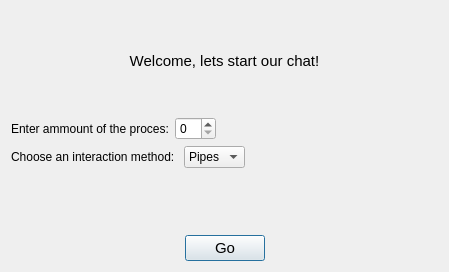
<?xml version="1.0" encoding="UTF-8"?>
<ui version="4.0">
 <class>Dialog</class>
 <widget class="QDialog" name="Dialog">
  <property name="geometry">
   <rect>
    <x>0</x>
    <y>0</y>
    <width>449</width>
    <height>272</height>
   </rect>
  </property>
  <property name="windowTitle">
   <string>Dialog</string>
  </property>
  <layout class="QGridLayout" name="gridLayout">
   <item row="1" column="0">
    <widget class="QLabel" name="label">
     <property name="font">
      <font>
       <pointsize>11</pointsize>
      </font>
     </property>
     <property name="text">
      <string>Welcome, lets start our chat!</string>
     </property>
     <property name="alignment">
      <set>Qt::AlignCenter</set>
     </property>
    </widget>
   </item>
   <item row="7" column="0">
    <layout class="QHBoxLayout" name="horizontalLayout_2">
     <item>
      <spacer name="horizontalSpacer_3">
       <property name="orientation">
        <enum>Qt::Horizontal</enum>
       </property>
       <property name="sizeHint" stdset="0">
        <size>
         <width>40</width>
         <height>20</height>
        </size>
       </property>
      </spacer>
     </item>
     <item>
      <widget class="QPushButton" name="b_start">
       <property name="font">
        <font>
         <pointsize>11</pointsize>
        </font>
       </property>
       <property name="text">
        <string>Go</string>
       </property>
      </widget>
     </item>
     <item>
      <spacer name="horizontalSpacer_4">
       <property name="orientation">
        <enum>Qt::Horizontal</enum>
       </property>
       <property name="sizeHint" stdset="0">
        <size>
         <width>40</width>
         <height>20</height>
        </size>
       </property>
      </spacer>
     </item>
    </layout>
   </item>
   <item row="3" column="0">
    <layout class="QHBoxLayout" name="horizontalLayout">
     <item>
      <widget class="QLabel" name="label_2">
       <property name="text">
        <string>Enter ammount of the proces:</string>
       </property>
      </widget>
     </item>
     <item>
      <widget class="QSpinBox" name="sB_prAmmount"/>
     </item>
     <item>
      <spacer name="horizontalSpacer">
       <property name="orientation">
        <enum>Qt::Horizontal</enum>
       </property>
       <property name="sizeHint" stdset="0">
        <size>
         <width>40</width>
         <height>20</height>
        </size>
       </property>
      </spacer>
     </item>
    </layout>
   </item>
   <item row="4" column="0">
    <layout class="QHBoxLayout" name="horizontalLayout_3">
     <item>
      <widget class="QLabel" name="label_3">
       <property name="text">
        <string>Choose an interaction method: </string>
       </property>
      </widget>
     </item>
     <item>
      <widget class="QComboBox" name="cB_itMethod">
       <item>
        <property name="text">
         <string>Pipes</string>
        </property>
       </item>
      </widget>
     </item>
     <item>
      <spacer name="horizontalSpacer_2">
       <property name="orientation">
        <enum>Qt::Horizontal</enum>
       </property>
       <property name="sizeHint" stdset="0">
        <size>
         <width>40</width>
         <height>20</height>
        </size>
       </property>
      </spacer>
     </item>
    </layout>
   </item>
   <item row="5" column="0">
    <spacer name="verticalSpacer_2">
     <property name="orientation">
      <enum>Qt::Vertical</enum>
     </property>
     <property name="sizeHint" stdset="0">
      <size>
       <width>20</width>
       <height>40</height>
      </size>
     </property>
    </spacer>
   </item>
   <item row="2" column="0">
    <spacer name="verticalSpacer">
     <property name="orientation">
      <enum>Qt::Vertical</enum>
     </property>
     <property name="sizeHint" stdset="0">
      <size>
       <width>20</width>
       <height>40</height>
      </size>
     </property>
    </spacer>
   </item>
   <item row="0" column="0">
    <spacer name="verticalSpacer_3">
     <property name="orientation">
      <enum>Qt::Vertical</enum>
     </property>
     <property name="sizeHint" stdset="0">
      <size>
       <width>20</width>
       <height>40</height>
      </size>
     </property>
    </spacer>
   </item>
   <item row="6" column="0">
    <widget class="QLabel" name="l_message">
     <property name="font">
      <font>
       <bold>true</bold>
      </font>
     </property>
     <property name="text">
      <string/>
     </property>
    </widget>
   </item>
  </layout>
 </widget>
 <resources/>
 <connections/>
</ui>
